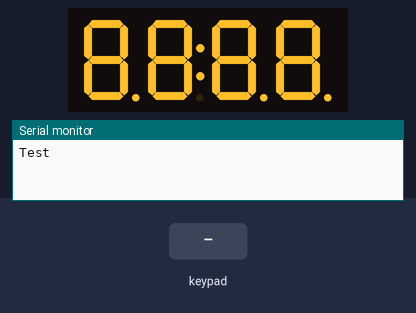
Bench run of a sketch on a simulated Arduino Uno, built with avr-gcc and run on an emulated ATmega328P. Parts: 4-digit seven-segment display, the last lines printed to the serial monitor. Inputs (shaded band) come from the test bench.

Above: at 2.2 s.
2.3 s: key 'A' pressed
At 5.0 s:
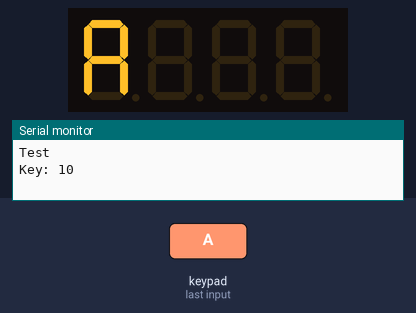
5.3 s: key 'B' pressed
At 6.5 s:
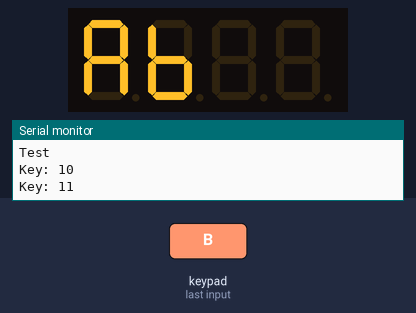
6.8 s: key 'C' pressed
At 7.5 s:
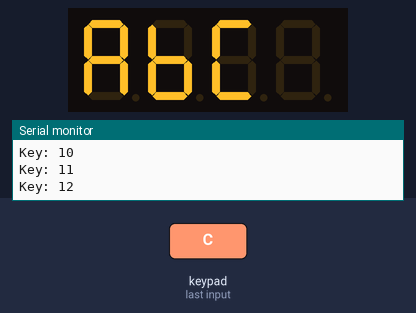
8.3 s: key 'D' pressed
At 8.9 s:
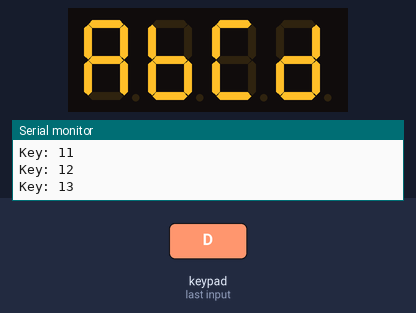
12.9 s: key '*' pressed
At 13.5 s:
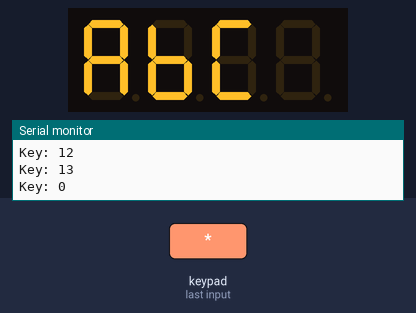
Timing chart, 0 to 15.4 s (numbered marks = the images above; inputs shaded):
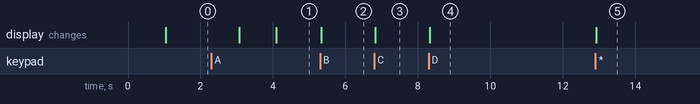

The sketch:

segmented_display.ino
```cpp
// Include the 7-segment display library:
#include <TM1637Display.h>

#include <Key.h>
#include <Keypad.h>


const byte rows = 4;
const byte cols = 4;
const byte PassLength = 4;  // passwords will be 4 characters long
uint8_t currentPassword[PassLength] = {0x00, 0x00, 0x00, 0x00}; // default before setting

char buttons[rows][cols] = {
  {'1', '2', '3', 'A'},  // 1st row
  {'4', '5', '6', 'B'},  // 2nd row
  {'7', '8', '9', 'C'},  // 3rd row
  {'*', '0', '#', 'D'}   // 4th row
};

int intButtons[rows][cols] = {
  {1, 2, 3, 10},  // 1st row
  {4, 5, 6, 11},  // 2nd row
  {7, 8, 9, 12},  // 3rd row
  {0, 0, 0, 13}   // 4th row
};

byte rowPins[rows] = {5, 4, 3, 2};
byte colPins[cols] = {6, 7, 8, 9};

byte currentColumn = 0;

Keypad rainbowPad = Keypad(makeKeymap(buttons), rowPins, colPins, rows, cols);

// Define the display connections pins:
#define CLK 11
#define DIO 10

// Create display object of type TM1637Display:
TM1637Display myFabulousDisplay = TM1637Display(CLK, DIO);

// Create array that turns all segments on:
const uint8_t all_on[] = {0xff, 0xff, 0xff, 0xff}; // 0xff is a hexidecimal number whose binary
                                                 // representation is all ones

// Create array that turns all segments off:
const uint8_t blank[] = {0x00, 0x00, 0x00, 0x00}; // 0xff is a hexidecimal number whose binary
                                                  // representation is all zeros

const uint8_t blankDigit = 0x00;

// You can set the individual segments to spell digits, words or create other symbols
// by performing bitwise OR operations of the segments you need to turn on:
const uint8_t done[] = {
  SEG_B | SEG_C | SEG_D | SEG_E | SEG_G,           // d
  SEG_A | SEG_B | SEG_C | SEG_D | SEG_E | SEG_F,   // O
  SEG_C | SEG_E | SEG_G,                           // n
  SEG_A | SEG_D | SEG_E | SEG_F | SEG_G            // E
};

void setup() {
    Serial.begin(9600); // Begin monitoring via the serial monitor
    Serial.println("Test");
  // Clear the display:
  myFabulousDisplay.clear();
  delay(1000);
}

bool displayReady = false;

void initDisplay(){
    // Set the brightness:
  myFabulousDisplay.setBrightness(7);
  // All segments on:
  myFabulousDisplay.setSegments(all_on);
  delay(2000);
  myFabulousDisplay.clear();
  delay(1000);
  displayReady = true;
}

void loop() {


  if (displayReady == false){
    initDisplay();
    displayReady = true;
  }


  // put your main code here, to run repeatedly:
  char result = rainbowPad.getKey();
  //int result = rainbowPad.getKey();
  int newToneFreq = 0;
  int button = 0;
  if (result != NULL){

    for (byte j=0; j<rows; j++) {
        for (byte i=0; i<cols; i++) {
            if (result == buttons[j][i]) {   // found it, get the corresponding tone
                //toneFreq=chromaticScaleTones[j][i];
                button = intButtons[j][i];
                break;
               }

//int ia = a - '0';
        }  // end i loop
     }  // end j loop

    Serial.print("Key: ");     //   send the result to serial...
    Serial.println(button);

    if(result == '*'){
      if (currentColumn > 0){
        currentPassword[currentColumn-1] = blankDigit;
        myFabulousDisplay.setSegments(currentPassword, PassLength, 0);
        currentColumn--;
      }
    }else{
      if (currentColumn < PassLength){
      uint8_t displayEncoding = myFabulousDisplay.encodeDigit(button);

      currentPassword[currentColumn] = displayEncoding;
      int pos = 0;
      myFabulousDisplay.setSegments(currentPassword, PassLength, pos);

      currentColumn++;
      }
      else{
         Serial.println("Sorry Dude! We're all full here!!");
      }
    }
  }
 /*
  // demonstrate counter:
  int i;
  for (i = 0; i <= 123; i++) {
    myFabulousDisplay.showNumberDec(i);  // this knows how to make decimal numbers
    delay(100);
  }
  delay(2000);
  myFabulousDisplay.clear();
  delay(1000);
  myFabulousDisplay.setSegments(done);
  while(1);  // after one pass, hang here forever...
  */
}
```

Measured:
- after the input at 2.3 s, the display: first differs from a run without the input after 1.8 s (image 1)
- after the input at 5.3 s, the display: changes at once (image 2)
- after the input at 6.8 s, the display: changes at once (image 3)
- after the input at 8.3 s, the display: changes at once (image 4)
- after the input at 12.9 s, the display: changes at once (image 5)
